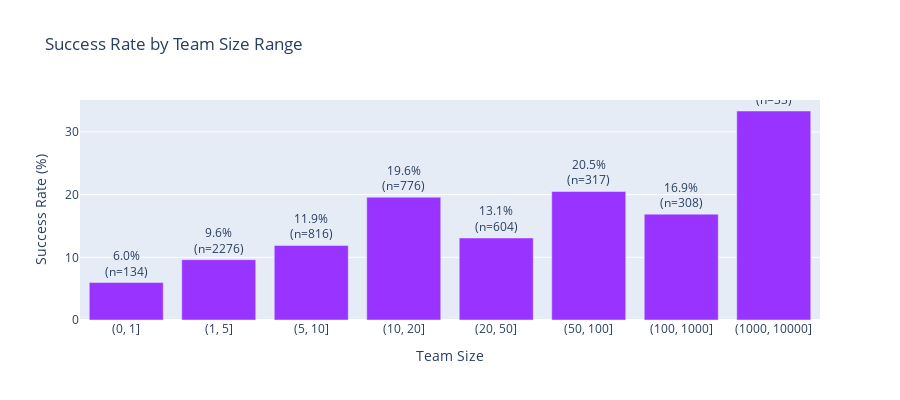

Notebook cell for this chart:
### Code cell
# 4. Team Size vs Success (Scatter)
team_size_bins = pd.cut(df['team_size'].dropna(), bins=[0, 1, 5, 10, 20, 50, 100, 1000, 10000])
team_success = df.groupby(team_size_bins)['is_successful'].agg(['mean', 'count'])
team_success = team_success[team_success['count'] >= 10]

fig = go.Figure()
fig.add_trace(go.Bar(
    x=[str(x) for x in team_success.index],
    y=team_success['mean'] * 100,
    text=[f"{val*100:.1f}%<br>(n={count:.0f})" for val, count in zip(team_success['mean'], team_success['count'])],
    textposition='outside',
    marker_color='#9933FF'
))

fig.update_layout(
    title='Success Rate by Team Size Range',
    xaxis_title='Team Size',
    yaxis_title='Success Rate (%)',
    height=400
)
fig.show()

### Figure 1 — Plotly figure (JSON) as saved in the notebook; plotly's stock layout.template omitted (floating-point values rounded to 4 significant figures)
{"data": [{"marker": {"color": "#9933FF"}, "text": ["6.0%<br>(n=134)", "9.6%<br>(n=2276)", "11.9%<br>(n=816)", "19.6%<br>(n=776)", "13.1%<br>(n=604)", "20.5%<br>(n=317)", "16.9%<br>(n=308)", "33.3%<br>(n=33)"], "textposition": "outside", "type": "bar", "x": ["(0, 1]", "(1, 5]", "(5, 10]", "(10, 20]", "(20, 50]", "(50, 100]", "(100, 1000]", "(1000, 10000]"], "y": [5.97, 9.622, 11.89, 19.59, 13.08, 20.5, 16.88, 33.33]}], "layout": {"height": 400, "title": {"text": "Success Rate by Team Size Range"}, "xaxis": {"title": {"text": "Team Size"}}, "yaxis": {"title": {"text": "Success Rate (%)"}}}}
